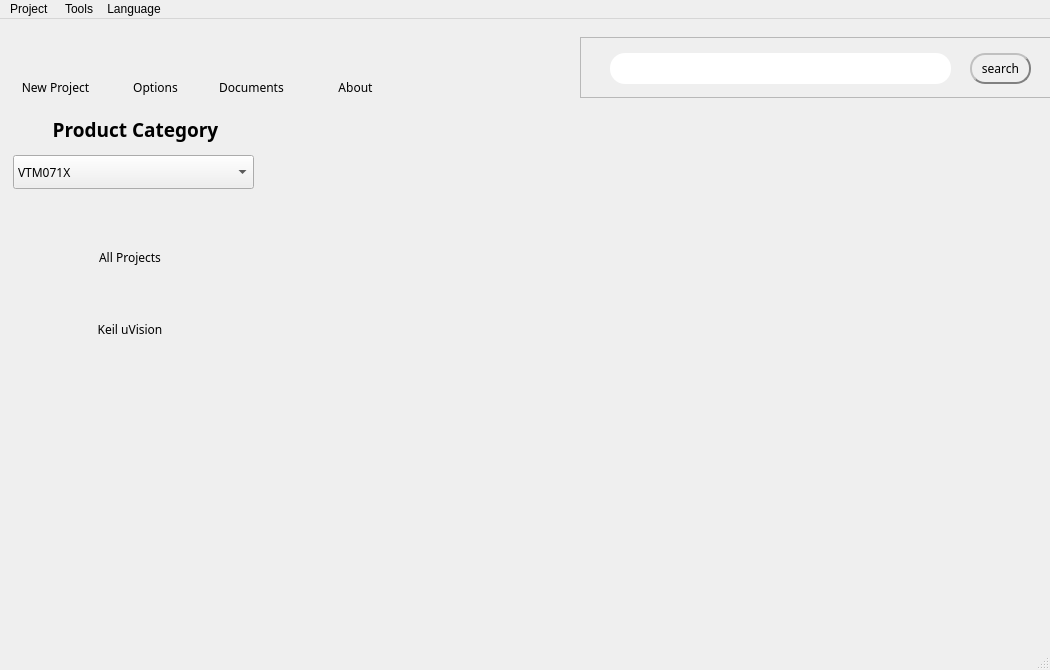
<?xml version="1.0" encoding="UTF-8"?>
<ui version="4.0">
 <class>YunWizard</class>
 <widget class="QMainWindow" name="YunWizard">
  <property name="geometry">
   <rect>
    <x>0</x>
    <y>0</y>
    <width>1050</width>
    <height>670</height>
   </rect>
  </property>
  <property name="minimumSize">
   <size>
    <width>1050</width>
    <height>670</height>
   </size>
  </property>
  <property name="cursor">
   <cursorShape>ArrowCursor</cursorShape>
  </property>
  <property name="windowTitle">
   <string>YunWizard-v5.7.0</string>
  </property>
  <property name="windowIcon">
   <iconset resource="../req/req.qrc">
    <normaloff>:/req/Create a new project/Yun.png</normaloff>:/req/Create a new project/Yun.png</iconset>
  </property>
  <property name="windowOpacity">
   <double>1.000000000000000</double>
  </property>
  <property name="autoFillBackground">
   <bool>false</bool>
  </property>
  <property name="iconSize">
   <size>
    <width>20</width>
    <height>20</height>
   </size>
  </property>
  <widget class="QWidget" name="centralwidget">
   <widget class="QPushButton" name="options">
    <property name="geometry">
     <rect>
      <x>110</x>
      <y>10</y>
      <width>91</width>
      <height>61</height>
     </rect>
    </property>
    <property name="cursor">
     <cursorShape>PointingHandCursor</cursorShape>
    </property>
    <property name="styleSheet">
     <string notr="true"/>
    </property>
    <property name="text">
     <string/>
    </property>
    <property name="icon">
     <iconset resource="../req/req.qrc">
      <normaloff>:/req/YunWizard-v5.7.0/形状 594.png</normaloff>:/req/YunWizard-v5.7.0/形状 594.png</iconset>
    </property>
    <property name="iconSize">
     <size>
      <width>18</width>
      <height>18</height>
     </size>
    </property>
    <property name="flat">
     <bool>true</bool>
    </property>
   </widget>
   <widget class="QPushButton" name="Documents">
    <property name="geometry">
     <rect>
      <x>210</x>
      <y>10</y>
      <width>91</width>
      <height>61</height>
     </rect>
    </property>
    <property name="cursor">
     <cursorShape>PointingHandCursor</cursorShape>
    </property>
    <property name="styleSheet">
     <string notr="true"/>
    </property>
    <property name="text">
     <string/>
    </property>
    <property name="icon">
     <iconset resource="../req/req.qrc">
      <normaloff>:/req/YunWizard-v5.7.0/文件夹.png</normaloff>:/req/YunWizard-v5.7.0/文件夹.png</iconset>
    </property>
    <property name="iconSize">
     <size>
      <width>18</width>
      <height>18</height>
     </size>
    </property>
    <property name="flat">
     <bool>true</bool>
    </property>
   </widget>
   <widget class="QComboBox" name="chipBox">
    <property name="geometry">
     <rect>
      <x>13</x>
      <y>136</y>
      <width>241</width>
      <height>34</height>
     </rect>
    </property>
    <property name="font">
     <font>
      <family>微软雅黑</family>
     </font>
    </property>
    <item>
     <property name="text">
      <string>VTM071X</string>
     </property>
    </item>
    <item>
     <property name="text">
      <string>VTM32030X</string>
     </property>
    </item>
   </widget>
   <widget class="QLabel" name="chiptype">
    <property name="geometry">
     <rect>
      <x>20</x>
      <y>90</y>
      <width>231</width>
      <height>41</height>
     </rect>
    </property>
    <property name="font">
     <font>
      <family>微软雅黑</family>
      <pointsize>14</pointsize>
      <weight>75</weight>
      <italic>false</italic>
      <bold>true</bold>
     </font>
    </property>
    <property name="frameShadow">
     <enum>QFrame::Plain</enum>
    </property>
    <property name="text">
     <string>Product Category</string>
    </property>
    <property name="alignment">
     <set>Qt::AlignCenter</set>
    </property>
   </widget>
   <widget class="QPushButton" name="newproject">
    <property name="geometry">
     <rect>
      <x>10</x>
      <y>10</y>
      <width>91</width>
      <height>61</height>
     </rect>
    </property>
    <property name="font">
     <font>
      <kerning>true</kerning>
     </font>
    </property>
    <property name="cursor">
     <cursorShape>PointingHandCursor</cursorShape>
    </property>
    <property name="autoFillBackground">
     <bool>false</bool>
    </property>
    <property name="styleSheet">
     <string notr="true"/>
    </property>
    <property name="text">
     <string/>
    </property>
    <property name="icon">
     <iconset resource="../req/req.qrc">
      <normaloff>:/req/update/自定义大小 – 2_slices/项目建立.png</normaloff>:/req/update/自定义大小 – 2_slices/项目建立.png</iconset>
    </property>
    <property name="iconSize">
     <size>
      <width>18</width>
      <height>18</height>
     </size>
    </property>
    <property name="flat">
     <bool>true</bool>
    </property>
   </widget>
   <widget class="QWidget" name="gridLayoutWidget">
    <property name="geometry">
     <rect>
      <x>-80</x>
      <y>560</y>
      <width>561</width>
      <height>311</height>
     </rect>
    </property>
    <layout class="QGridLayout" name="childwin"/>
   </widget>
   <widget class="QWidget" name="gridLayoutWidget_2">
    <property name="geometry">
     <rect>
      <x>240</x>
      <y>90</y>
      <width>771</width>
      <height>511</height>
     </rect>
    </property>
    <layout class="QGridLayout" name="prowin">
     <property name="sizeConstraint">
      <enum>QLayout::SetMinAndMaxSize</enum>
     </property>
    </layout>
   </widget>
   <widget class="QPushButton" name="about_2">
    <property name="geometry">
     <rect>
      <x>310</x>
      <y>10</y>
      <width>91</width>
      <height>61</height>
     </rect>
    </property>
    <property name="cursor">
     <cursorShape>PointingHandCursor</cursorShape>
    </property>
    <property name="styleSheet">
     <string notr="true"/>
    </property>
    <property name="text">
     <string/>
    </property>
    <property name="icon">
     <iconset resource="../req/req.qrc">
      <normaloff>:/req/YunWizard-v5.7.0/关于.png</normaloff>:/req/YunWizard-v5.7.0/关于.png</iconset>
    </property>
    <property name="iconSize">
     <size>
      <width>18</width>
      <height>18</height>
     </size>
    </property>
    <property name="flat">
     <bool>true</bool>
    </property>
   </widget>
   <widget class="QPushButton" name="keilbutton">
    <property name="geometry">
     <rect>
      <x>-2</x>
      <y>280</y>
      <width>264</width>
      <height>60</height>
     </rect>
    </property>
    <property name="font">
     <font>
      <family>微软雅黑</family>
     </font>
    </property>
    <property name="cursor">
     <cursorShape>PointingHandCursor</cursorShape>
    </property>
    <property name="layoutDirection">
     <enum>Qt::RightToLeft</enum>
    </property>
    <property name="styleSheet">
     <string notr="true"/>
    </property>
    <property name="text">
     <string>Keil uVision</string>
    </property>
    <property name="checkable">
     <bool>true</bool>
    </property>
    <property name="checked">
     <bool>false</bool>
    </property>
    <property name="autoRepeat">
     <bool>false</bool>
    </property>
    <property name="autoExclusive">
     <bool>true</bool>
    </property>
    <property name="flat">
     <bool>true</bool>
    </property>
   </widget>
   <widget class="QFrame" name="searchfram">
    <property name="geometry">
     <rect>
      <x>580</x>
      <y>18</y>
      <width>611</width>
      <height>61</height>
     </rect>
    </property>
    <property name="frameShape">
     <enum>QFrame::StyledPanel</enum>
    </property>
    <property name="frameShadow">
     <enum>QFrame::Raised</enum>
    </property>
    <widget class="QPushButton" name="search">
     <property name="geometry">
      <rect>
       <x>390</x>
       <y>16</y>
       <width>61</width>
       <height>31</height>
      </rect>
     </property>
     <property name="font">
      <font>
       <family>AcadEref</family>
       <pointsize>9</pointsize>
       <weight>50</weight>
       <italic>false</italic>
       <bold>false</bold>
      </font>
     </property>
     <property name="styleSheet">
      <string notr="true">
border-radius: 15px;  border: 2px groove gray;
font: 9pt &quot;AcadEref&quot;;
border-style: outset;</string>
     </property>
     <property name="text">
      <string>search</string>
     </property>
    </widget>
    <widget class="QLineEdit" name="searchline">
     <property name="geometry">
      <rect>
       <x>30</x>
       <y>16</y>
       <width>341</width>
       <height>31</height>
      </rect>
     </property>
     <property name="font">
      <font>
       <family>微软雅黑</family>
      </font>
     </property>
     <property name="styleSheet">
      <string notr="true">border-radius:15px;</string>
     </property>
     <property name="text">
      <string/>
     </property>
     <property name="clearButtonEnabled">
      <bool>true</bool>
     </property>
    </widget>
   </widget>
   <widget class="QLabel" name="iconkeil">
    <property name="geometry">
     <rect>
      <x>30</x>
      <y>298</y>
      <width>28</width>
      <height>28</height>
     </rect>
    </property>
    <property name="styleSheet">
     <string notr="true">border-image: url(:/req/YunWizard-v5.7.0/未标题-1.png);</string>
    </property>
    <property name="text">
     <string/>
    </property>
   </widget>
   <widget class="QPushButton" name="Allbutton">
    <property name="geometry">
     <rect>
      <x>-2</x>
      <y>208</y>
      <width>264</width>
      <height>60</height>
     </rect>
    </property>
    <property name="font">
     <font>
      <family>微软雅黑</family>
     </font>
    </property>
    <property name="cursor">
     <cursorShape>PointingHandCursor</cursorShape>
    </property>
    <property name="layoutDirection">
     <enum>Qt::RightToLeft</enum>
    </property>
    <property name="styleSheet">
     <string notr="true"/>
    </property>
    <property name="text">
     <string>All Projects</string>
    </property>
    <property name="checkable">
     <bool>true</bool>
    </property>
    <property name="checked">
     <bool>false</bool>
    </property>
    <property name="autoRepeat">
     <bool>false</bool>
    </property>
    <property name="autoExclusive">
     <bool>false</bool>
    </property>
    <property name="flat">
     <bool>true</bool>
    </property>
   </widget>
   <widget class="QLabel" name="iconall">
    <property name="geometry">
     <rect>
      <x>30</x>
      <y>220</y>
      <width>35</width>
      <height>35</height>
     </rect>
    </property>
    <property name="styleSheet">
     <string notr="true">border-image: url(:/req/YunWizard-v5.7.0/组 11.png);</string>
    </property>
    <property name="text">
     <string/>
    </property>
   </widget>
   <widget class="QLabel" name="newprojectlabel">
    <property name="geometry">
     <rect>
      <x>10</x>
      <y>60</y>
      <width>91</width>
      <height>16</height>
     </rect>
    </property>
    <property name="font">
     <font>
      <family>微软雅黑</family>
      <weight>50</weight>
      <bold>false</bold>
     </font>
    </property>
    <property name="accessibleName">
     <string>0</string>
    </property>
    <property name="layoutDirection">
     <enum>Qt::RightToLeft</enum>
    </property>
    <property name="text">
     <string>New Project</string>
    </property>
    <property name="alignment">
     <set>Qt::AlignCenter</set>
    </property>
   </widget>
   <widget class="QLabel" name="optionslabel">
    <property name="geometry">
     <rect>
      <x>125</x>
      <y>60</y>
      <width>61</width>
      <height>16</height>
     </rect>
    </property>
    <property name="font">
     <font>
      <family>微软雅黑</family>
     </font>
    </property>
    <property name="text">
     <string>Options</string>
    </property>
    <property name="alignment">
     <set>Qt::AlignCenter</set>
    </property>
   </widget>
   <widget class="QLabel" name="doclabel">
    <property name="geometry">
     <rect>
      <x>210</x>
      <y>60</y>
      <width>83</width>
      <height>16</height>
     </rect>
    </property>
    <property name="font">
     <font>
      <family>微软雅黑</family>
     </font>
    </property>
    <property name="layoutDirection">
     <enum>Qt::RightToLeft</enum>
    </property>
    <property name="autoFillBackground">
     <bool>true</bool>
    </property>
    <property name="text">
     <string>Documents</string>
    </property>
    <property name="alignment">
     <set>Qt::AlignCenter</set>
    </property>
   </widget>
   <widget class="QLabel" name="Aboutlabel">
    <property name="geometry">
     <rect>
      <x>333</x>
      <y>60</y>
      <width>45</width>
      <height>16</height>
     </rect>
    </property>
    <property name="font">
     <font>
      <family>微软雅黑</family>
     </font>
    </property>
    <property name="layoutDirection">
     <enum>Qt::LeftToRight</enum>
    </property>
    <property name="text">
     <string>About</string>
    </property>
    <property name="alignment">
     <set>Qt::AlignCenter</set>
    </property>
   </widget>
   <zorder>doclabel</zorder>
   <zorder>Aboutlabel</zorder>
   <zorder>optionslabel</zorder>
   <zorder>newprojectlabel</zorder>
   <zorder>newproject</zorder>
   <zorder>Documents</zorder>
   <zorder>options</zorder>
   <zorder>about_2</zorder>
   <zorder>keilbutton</zorder>
   <zorder>iconkeil</zorder>
   <zorder>chipBox</zorder>
   <zorder>chiptype</zorder>
   <zorder>gridLayoutWidget</zorder>
   <zorder>gridLayoutWidget_2</zorder>
   <zorder>searchfram</zorder>
   <zorder>Allbutton</zorder>
   <zorder>iconall</zorder>
  </widget>
  <widget class="QMenuBar" name="menubar">
   <property name="geometry">
    <rect>
     <x>0</x>
     <y>0</y>
     <width>1050</width>
     <height>26</height>
    </rect>
   </property>
   <widget class="QMenu" name="menuProject">
    <property name="title">
     <string>Project </string>
    </property>
    <addaction name="actionnew"/>
    <addaction name="actionimport"/>
   </widget>
   <widget class="QMenu" name="menuTools">
    <property name="title">
     <string>Tools</string>
    </property>
    <addaction name="actionICP"/>
    <addaction name="actionISP"/>
    <addaction name="actionSSCOM"/>
    <addaction name="actionKeilPatch"/>
   </widget>
   <widget class="QMenu" name="menuLanguage">
    <property name="title">
     <string>Language</string>
    </property>
    <addaction name="actionEnglish"/>
    <addaction name="actionzn"/>
    <addaction name="actionzn2"/>
   </widget>
   <addaction name="menuProject"/>
   <addaction name="menuTools"/>
   <addaction name="menuLanguage"/>
  </widget>
  <widget class="QStatusBar" name="statusbar"/>
  <action name="actionnew">
   <property name="icon">
    <iconset resource="../req/req.qrc">
     <normaloff>:/新前缀/update/画板 – 5_slices/项目管理.png</normaloff>:/新前缀/update/画板 – 5_slices/项目管理.png</iconset>
   </property>
   <property name="text">
    <string>New Project</string>
   </property>
  </action>
  <action name="actionimport">
   <property name="icon">
    <iconset resource="../req/req.qrc">
     <normaloff>:/新前缀/update/画板 – 5_slices/导入.png</normaloff>:/新前缀/update/画板 – 5_slices/导入.png</iconset>
   </property>
   <property name="text">
    <string>Import Project</string>
   </property>
  </action>
  <action name="actionICP">
   <property name="icon">
    <iconset resource="../req/req.qrc">
     <normaloff>:/新前缀/update/画板 – 5_slices/新建形状工具_新增新建操作_jurassic.png</normaloff>:/新前缀/update/画板 – 5_slices/新建形状工具_新增新建操作_jurassic.png</iconset>
   </property>
   <property name="text">
    <string>ICP Programming Tools</string>
   </property>
  </action>
  <action name="actionISP">
   <property name="icon">
    <iconset resource="../req/req.qrc">
     <normaloff>:/新前缀/update/画板 – 5_slices/组 20.png</normaloff>:/新前缀/update/画板 – 5_slices/组 20.png</iconset>
   </property>
   <property name="text">
    <string>ISP Programming Tool</string>
   </property>
  </action>
  <action name="actionSSCOM">
   <property name="icon">
    <iconset resource="../req/req.qrc">
     <normaloff>:/新前缀/update/画板 – 5_slices/组 21.png</normaloff>:/新前缀/update/画板 – 5_slices/组 21.png</iconset>
   </property>
   <property name="text">
    <string>SSCOM</string>
   </property>
  </action>
  <action name="actionEnglish">
   <property name="text">
    <string>English</string>
   </property>
  </action>
  <action name="actionzn">
   <property name="text">
    <string>简体中文</string>
   </property>
  </action>
  <action name="actionzn2">
   <property name="text">
    <string>繁体中文</string>
   </property>
  </action>
  <action name="actionKeilPatch">
   <property name="icon">
    <iconset resource="../req/req.qrc">
     <normaloff>:/req/update/画板 – 5_slices/组 25_slices/组 25.png</normaloff>:/req/update/画板 – 5_slices/组 25_slices/组 25.png</iconset>
   </property>
   <property name="text">
    <string>Keil Patch</string>
   </property>
  </action>
 </widget>
 <resources>
  <include location="../req/req.qrc"/>
 </resources>
 <connections>
  <connection>
   <sender>newproject</sender>
   <signal>clicked()</signal>
   <receiver>YunWizard</receiver>
   <slot>newImage()</slot>
   <hints>
    <hint type="sourcelabel">
     <x>63</x>
     <y>62</y>
    </hint>
    <hint type="destinationlabel">
     <x>67</x>
     <y>577</y>
    </hint>
   </hints>
  </connection>
  <connection>
   <sender>options</sender>
   <signal>clicked()</signal>
   <receiver>YunWizard</receiver>
   <slot>KeilImage()</slot>
   <hints>
    <hint type="sourcelabel">
     <x>159</x>
     <y>64</y>
    </hint>
    <hint type="destinationlabel">
     <x>163</x>
     <y>210</y>
    </hint>
   </hints>
  </connection>
  <connection>
   <sender>keilbutton</sender>
   <signal>clicked()</signal>
   <receiver>YunWizard</receiver>
   <slot>showpro()</slot>
   <hints>
    <hint type="sourcelabel">
     <x>144</x>
     <y>365</y>
    </hint>
    <hint type="destinationlabel">
     <x>109</x>
     <y>440</y>
    </hint>
   </hints>
  </connection>
  <connection>
   <sender>search</sender>
   <signal>clicked()</signal>
   <receiver>YunWizard</receiver>
   <slot>searchproject()</slot>
   <hints>
    <hint type="sourcelabel">
     <x>1030</x>
     <y>105</y>
    </hint>
    <hint type="destinationlabel">
     <x>923</x>
     <y>37</y>
    </hint>
   </hints>
  </connection>
  <connection>
   <sender>Documents</sender>
   <signal>clicked()</signal>
   <receiver>YunWizard</receiver>
   <slot>DocumentsImage()</slot>
   <hints>
    <hint type="sourcelabel">
     <x>300</x>
     <y>68</y>
    </hint>
    <hint type="destinationlabel">
     <x>200</x>
     <y>247</y>
    </hint>
   </hints>
  </connection>
  <connection>
   <sender>Allbutton</sender>
   <signal>clicked()</signal>
   <receiver>YunWizard</receiver>
   <slot>showallpro()</slot>
   <hints>
    <hint type="sourcelabel">
     <x>124</x>
     <y>268</y>
    </hint>
    <hint type="destinationlabel">
     <x>99</x>
     <y>300</y>
    </hint>
   </hints>
  </connection>
  <connection>
   <sender>about_2</sender>
   <signal>clicked()</signal>
   <receiver>YunWizard</receiver>
   <slot>AboutImage()</slot>
   <hints>
    <hint type="sourcelabel">
     <x>464</x>
     <y>69</y>
    </hint>
    <hint type="destinationlabel">
     <x>184</x>
     <y>466</y>
    </hint>
   </hints>
  </connection>
 </connections>
 <slots>
  <slot>newImage()</slot>
  <slot>open_keil5()</slot>
  <slot>show_projects()</slot>
  <slot>KeilImage()</slot>
  <slot>InsertImage()</slot>
  <slot>refresh()</slot>
  <slot>RemoveImage()</slot>
  <slot>showpro()</slot>
  <slot>searchproject()</slot>
  <slot>DocumentsImage()</slot>
  <slot>AboutImage()</slot>
  <slot>showallpro()</slot>
 </slots>
</ui>
